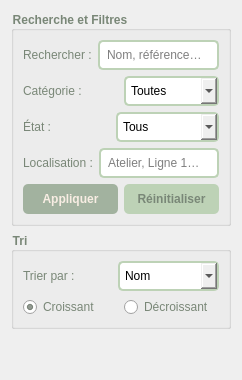
          <widget class="QWidget" name="leftPanel">
           <layout class="QVBoxLayout" name="leftLayout">
            <item>
             <widget class="QGroupBox" name="groupBoxSearch">
              <property name="title">
                 <string>Recherche et Filtres</string>
              </property>
              <property name="styleSheet">
               <string>QGroupBox { font-weight: bold; color: #798777; }</string>
              </property>
              <layout class="QVBoxLayout">
               <item>
                <layout class="QHBoxLayout">
                 <item>
                  <widget class="QLabel" name="labelSearch">
                   <property name="text">
                    <string>Rechercher :</string>
                   </property>
                   <property name="styleSheet">
                    <string>color: #798777;</string>
                   </property>
                  </widget>
                 </item>
                 <item>
                  <widget class="QLineEdit" name="lineEditSearch">
                   <property name="placeholderText">
                    <string>Nom, référence…</string>
                   </property>
                   <property name="styleSheet">
                    <string>QLineEdit { border: 2px solid #BDD2B6; border-radius: 5px; padding: 5px; }</string>
                   </property>
                  </widget>
                 </item>
                </layout>
               </item>
               <item>
                <layout class="QHBoxLayout">
                 <item>
                  <widget class="QLabel" name="labelCategory">
                   <property name="text">
                    <string>Catégorie :</string>
                   </property>
                   <property name="styleSheet">
                    <string>color: #798777;</string>
                   </property>
                  </widget>
                 </item>
                 <item>
                  <widget class="QComboBox" name="comboCategory">
                   <property name="styleSheet">
                    <string>QComboBox { border: 2px solid #BDD2B6; border-radius: 5px; padding: 5px; }</string>
                   </property>
                   <item>
                    <property name="text">
                     <string>Toutes</string>
                    </property>
                   </item>
                   <item>
                    <property name="text">
                     <string>Presse</string>
                    </property>
                   </item>
                   <item>
                    <property name="text">
                     <string>Moteur</string>
                    </property>
                   </item>
                   <item>
                    <property name="text">
                     <string>Filtre</string>
                    </property>
                   </item>
                   <item>
                    <property name="text">
                     <string>Capteur</string>
                    </property>
                   </item>
                   <item>
                    <property name="text">
                     <string>Autre</string>
                    </property>
                   </item>
                  </widget>
                 </item>
                </layout>
               </item>
               <item>
                <layout class="QHBoxLayout">
                 <item>
                  <widget class="QLabel" name="labelState">
                   <property name="text">
                    <string>État :</string>
                   </property>
                   <property name="styleSheet">
                    <string>color: #798777;</string>
                   </property>
                  </widget>
                 </item>
                 <item>
                  <widget class="QComboBox" name="comboState">
                   <property name="styleSheet">
                    <string>QComboBox { border: 2px solid #BDD2B6; border-radius: 5px; padding: 5px; }</string>
                   </property>
                   <item>
                    <property name="text">
                     <string>Tous</string>
                    </property>
                   </item>
                   <item>
                    <property name="text">
                     <string>En service</string>
                    </property>
                   </item>
                   <item>
                    <property name="text">
                     <string>Panne</string>
                    </property>
                   </item>
                   <item>
                    <property name="text">
                     <string>Maintenance</string>
                    </property>
                   </item>
                   <item>
                    <property name="text">
                     <string>Hors service</string>
                    </property>
                   </item>
                  </widget>
                 </item>
                </layout>
               </item>
               <item>
                <layout class="QHBoxLayout">
                 <item>
                  <widget class="QLabel" name="labelLocation">
                   <property name="text">
                    <string>Localisation :</string>
                   </property>
                   <property name="styleSheet">
                    <string>color: #798777;</string>
                   </property>
                  </widget>
                 </item>
                 <item>
                  <widget class="QLineEdit" name="lineEditLocation">
                   <property name="placeholderText">
                    <string>Atelier, Ligne 1…</string>
                   </property>
                   <property name="styleSheet">
                    <string>QLineEdit { border: 2px solid #BDD2B6; border-radius: 5px; padding: 5px; }</string>
                   </property>
                  </widget>
                 </item>
                </layout>
               </item>
               <item>
                <layout class="QHBoxLayout">
                 <item>
                  <widget class="QPushButton" name="btnApplyFilter">
                   <property name="text">
                   <string>Appliquer</string>
                   </property>
                   <property name="styleSheet">
                    <string>QPushButton { background-color: #A2B29F; color: #F8EDE3; border-radius: 5px; padding: 8px; font-weight: bold; } QPushButton:hover { background-color: #BDD2B6; color: #798777; }</string>
                   </property>
                  </widget>
                 </item>
                 <item>
                  <widget class="QPushButton" name="btnResetFilter">
                   <property name="text">
                   <string>Réinitialiser</string>
                   </property>
                   <property name="styleSheet">
                    <string>QPushButton { background-color: #BDD2B6; color: #798777; border-radius: 5px; padding: 8px; font-weight: bold; } QPushButton:hover { background-color: #A2B29F; color: #F8EDE3; }</string>
                   </property>
                  </widget>
                 </item>
                </layout>
               </item>
              </layout>
             </widget>
            </item>
            <item>
             <widget class="QGroupBox" name="groupBoxSort">
              <property name="title">
                 <string>Tri</string>
              </property>
              <property name="styleSheet">
               <string>QGroupBox { font-weight: bold; color: #798777; }</string>
              </property>
              <layout class="QVBoxLayout">
               <item>
                <layout class="QHBoxLayout">
                 <item>
                  <widget class="QLabel" name="labelSortBy">
                   <property name="text">
                    <string>Trier par :</string>
                   </property>
                   <property name="styleSheet">
                    <string>color: #798777;</string>
                   </property>
                  </widget>
                 </item>
                 <item>
                  <widget class="QComboBox" name="comboSortBy">
                   <property name="styleSheet">
                    <string>QComboBox { border: 2px solid #BDD2B6; border-radius: 5px; padding: 5px; }</string>
                   </property>
                   <item>
                    <property name="text">
                     <string>Nom</string>
                    </property>
                   </item>
                   <item>
                    <property name="text">
                     <string>Date d'achat</string>
                    </property>
                   </item>
                   <item>
                    <property name="text">
                     <string>État</string>
                    </property>
                   </item>
                   <item>
                    <property name="text">
                     <string>Catégorie</string>
                    </property>
                   </item>
                   <item>
                    <property name="text">
                     <string>Localisation</string>
                    </property>
                   </item>
                  </widget>
                 </item>
                </layout>
               </item>
               <item>
                <layout class="QHBoxLayout">
                 <item>
                  <widget class="QRadioButton" name="radioCroissant">
                   <property name="text">
                   <string>Croissant</string>
                   </property>
                   <property name="checked">
                    <bool>true</bool>
                   </property>
                   <property name="styleSheet">
                    <string>color: #798777;</string>
                   </property>
                  </widget>
                 </item>
                 <item>
                  <widget class="QRadioButton" name="radioDecroissant">
                   <property name="text">
                   <string>Décroissant</string>
                   </property>
                   <property name="styleSheet">
                    <string>color: #798777;</string>
                   </property>
                  </widget>
                 </item>
                </layout>
               </item>
              </layout>
             </widget>
            </item>
            <item>
             <spacer name="verticalSpacer">
              <property name="orientation">
               <enum>Qt::Orientation::Vertical</enum>
              </property>
              <property name="sizeHint" stdset="0">
               <size>
                <width>20</width>
                <height>40</height>
               </size>
              </property>
             </spacer>
            </item>
           </layout>
          </widget>
